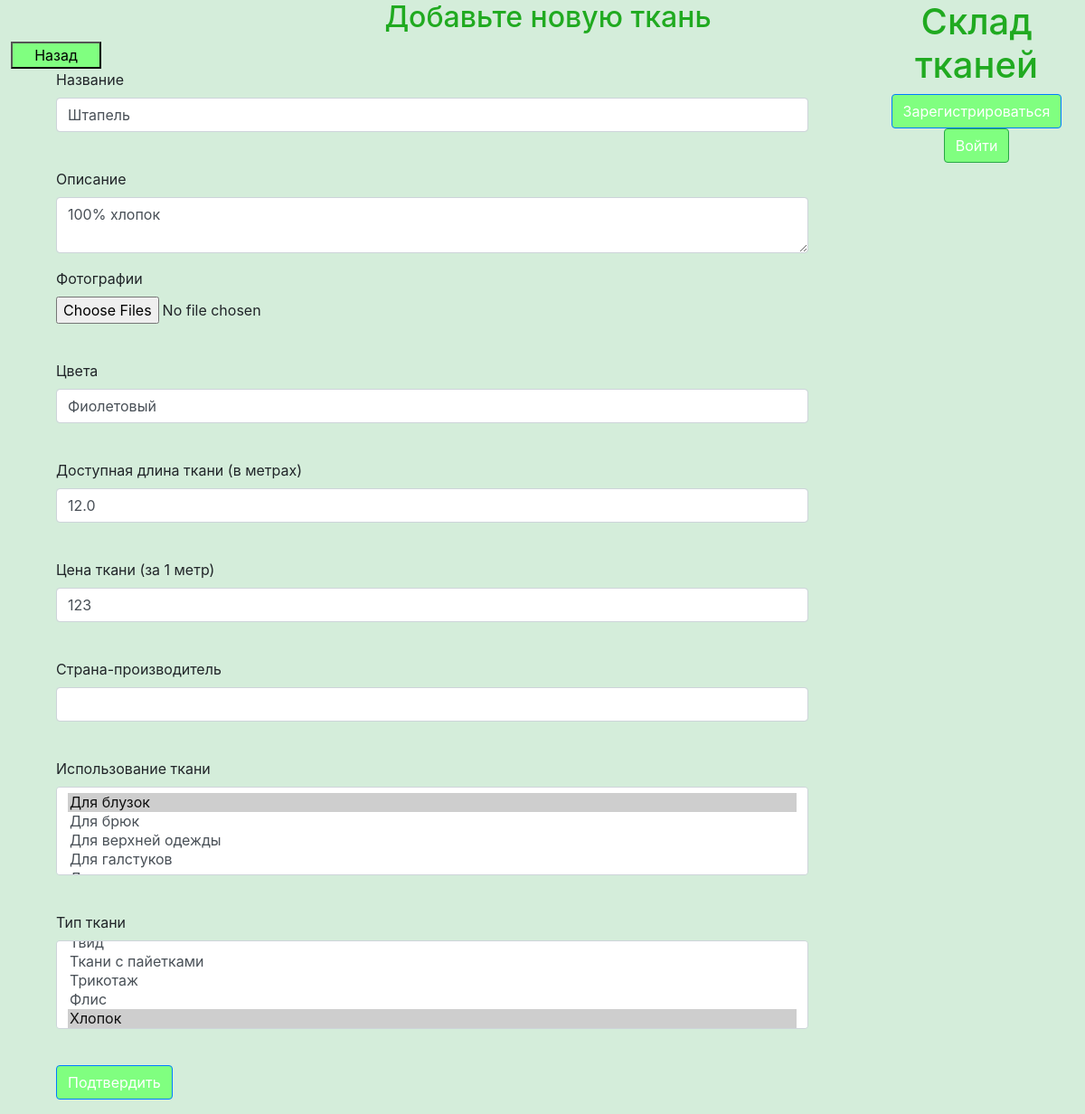
Page /2 on the earlier database version.
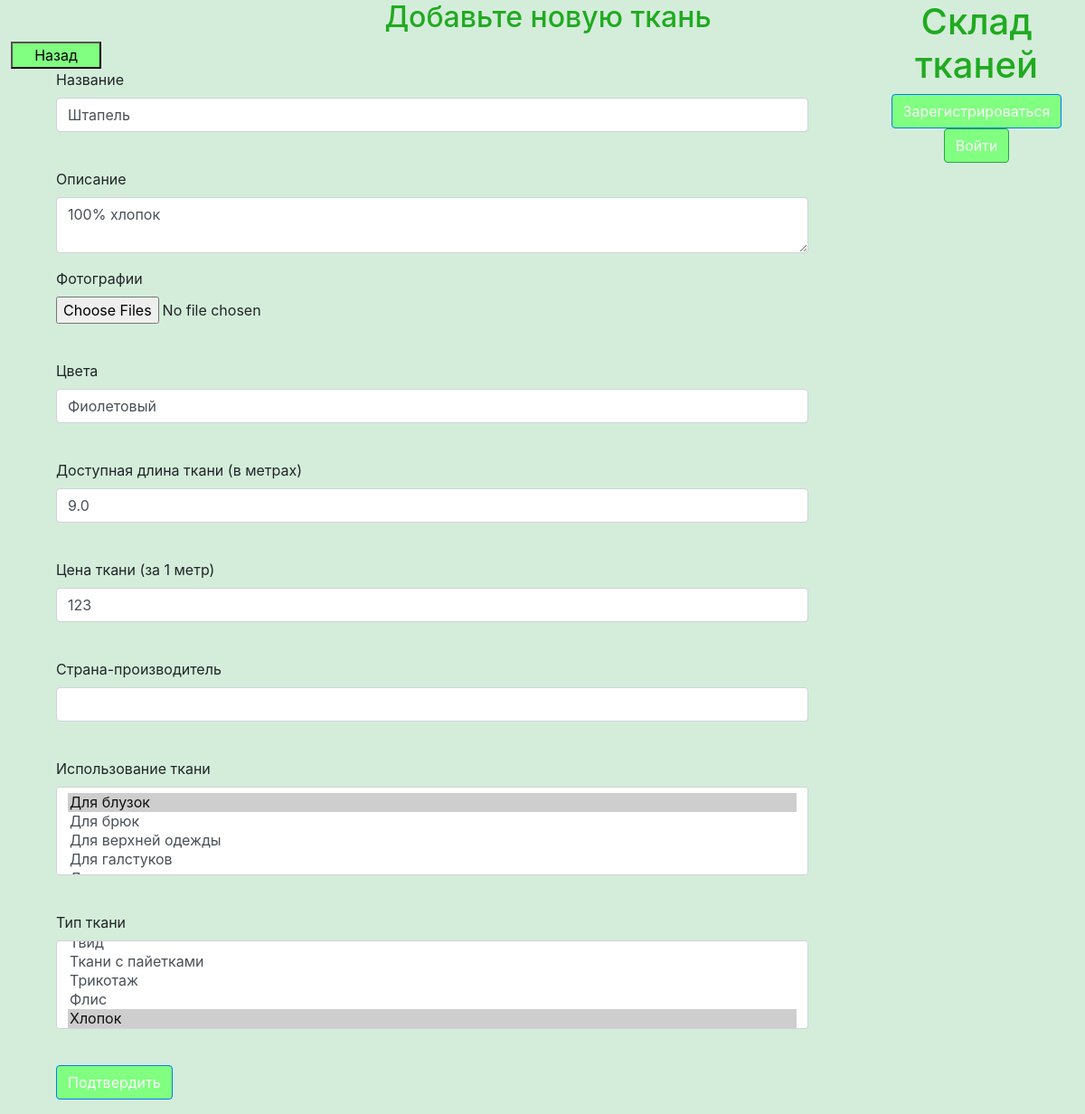
Same page on the later database version.
### data/models/cloths.py (models this page shows, shortened)
class Cloth(SqlAlchemyBase, SerializerMixin):
    __tablename__ = 'cloths'
    id = sqlalchemy.Column(sqlalchemy.Integer, primary_key=True, autoincrement=True)
    title = sqlalchemy.Column(sqlalchemy.String, nullable=False)
    description = sqlalchemy.Column(sqlalchemy.String(10000), nullable=False)
    """Ссылки на изображения на сервере, разделены ';'"""
    images_links = sqlalchemy.Column(sqlalchemy.String(1000), nullable=False)
    colors = sqlalchemy.Column(sqlalchemy.String, nullable=False)
    length = sqlalchemy.Column(sqlalchemy.Float, nullable=False)
    price = sqlalchemy.Column(sqlalchemy.Integer, nullable=False)
    date = sqlalchemy.Column(sqlalchemy.Date)
    country_id = sqlalchemy.Column(sqlalchemy.ForeignKey('countries.id'))
    cloth_type_id = sqlalchemy.Column(sqlalchemy.String)
    cloth_type_by_usage_id = sqlalchemy.Column(sqlalchemy.String)

### main.py (the view, shortened to what this page needs)
@login_required
@administrator_required
@app.route('/<int:cloth_id>', methods=['GET', 'POST'])
def edit_cloth(cloth_id):
    form = AddClothForm()
    if request.method == "GET":
        session = db_session.create_session()
        cloth = session.query(Cloth).filter(Cloth.id == cloth_id).first()
        if cloth:
            usages_id = [usage_id for usage_id in cloth.cloth_type_by_usage_id.split(DIVISOR)]
            types_id = [type_id for type_id in cloth.cloth_type_id.split(DIVISOR)]
            form.title.data = cloth.title
            form.description.data = cloth.description
            form.colors.data = cloth.colors
            form.length.data = cloth.length
            form.price.data = cloth.price
            form.usage.data = usages_id
            form.type.data = types_id
            country = session.query(Country).filter(Country.title == cloth.country_id).first()
            form.country.data = country
        else:
            abort(404)
    return render_template('add_cloth.html', title='Редактирование ткани', form=form)

### data/forms.py
class AddClothForm(FlaskForm):
    DB_NAME = 'Main'
    global_init(f'db/{DB_NAME}.sqlite')
    session = create_session()
    types = [(str(type_.id), type_.title) for type_ in session.query(TypesCloths).all()]
    usages = [(str(usage.id), usage.title) for usage in session.query(TypesClothsByUsage).all()]
    title = StringField('Название', validators=[DataRequired()])
    description = TextAreaField('Описание', validators=[DataRequired()])
    images = MultipleFileField('Фотографии')
    colors = StringField('Цвета', validators=[DataRequired()])
    length = FloatField('Доступная длина ткани (в метрах)', validators=[DataRequired()])
    price = IntegerField('Цена ткани (за 1 метр)', validators=[DataRequired()])
    country = StringField('Страна-производитель', validators=[DataRequired()])
    usage = SelectMultipleField(
        'Использование ткани', choices=usages, validators=[DataRequired()])
    type = SelectMultipleField(
        'Тип ткани', choices=types, validators=[DataRequired()])
    submit = SubmitField('Подтвердить')

### data/db_session.py (called while the page is built)
def create_session() -> Session:
    global __factory
    return __factory()

### templates/add_cloth.html (shortened to what this page needs)
{% extends "base.html" %}
{% block main %}
<center>
    <h2>Добавьте новую ткань</h2>
</center>
<input id="back" type="button" onclick="history.back();" value="Назад"/><br>
<form action="" method="post" novalidate style="margin-left: 50px;" enctype="multipart/form-data">
    <p>
        {{ form.title.label }}<br>
        {{ form.title(class="form-control") }}<br>
    </p>
    <p>
        {{ form.description.label }}<br>
        {{ form.description(class="form-control") }}
    </p>
    <p>
        {{ form.images.label }}<br>
        {{ form.images(class="form-control-file") }}<br>
    </p>
    <p>
        {{ form.colors.label }}<br>
        {{ form.colors(class="form-control") }}<br>
    </p>
    <p>
        {{ form.length.label }}<br>
        {{ form.length(class="form-control") }}<br>
    </p>
    <p>
        {{ form.price.label }}<br>
        {{ form.price(class="form-control") }}<br>
    </p>
    <p>
        {{ form.country.label }}<br>
        {{ form.country(class="form-control") }}<br>
    </p>
    <p>
        {{ form.usage.label }}<br>
        {{ form.usage(class="form-control") }}<br>
    </p>
    <p>
        {{ form.type.label }}<br>
        {{ form.type(class="form-control") }}<br>
    </p>
    <p>{{ form.submit(type="submit", class="btn btn-primary") }}</p>
</form>
{% endblock %}

### templates/base.html
{% extends "base_without_auth_block.html" %}
{% block authorization %}
<div class="container text-center" id="auth_block">
    <div align="center">
        <h1>Склад тканей</h1>
        {% if current_user.is_authenticated %}
        <a class="navbar-brand" href="/logout">Выход</a>
        <a class="navbar-brand" href="/order">{{ current_user.surname }} {{ current_user.name }}</a>
        {% else %}
        <p>
            <a class="btn btn-primary " id="register" href="/register">Зарегистрироваться</a>
            <a class="btn btn-success" id="login" href="/login">Войти</a>
        </p>
        {% endif %}
    </div>
</div>
{% endblock %}

### templates/base_without_auth_block.html (shortened to what this page needs)
<!DOCTYPE html>
<html lang="en">
<head>
    <link rel="stylesheet"
          href="https://stackpath.bootstrapcdn.com/bootstrap/4.4.1/css/bootstrap.min.css"
>
    <link rel="stylesheet"
          type="text/css"
          href="../static/css/style_v40.css"/>
</head>
<body>
{% block authorization %}
{% endblock %}
{% block main %}
{% endblock %}
</body>

### static/css/style_v40.css (style rules this page uses)
body { background-color: #d4edda; margin-left: 1%; }
#login { background-color: #80ff80; }
#register { background-color: #80ff80; }
#auth_block { width: 20%; position: absolute; right: 0; }
h1 { color: #20aa20; }
h2 { color: #20aa20; }
form { width: 70%; }
#back { width: 100px; height: 30px; background-color: #80ff80; }
a { color: #20aa20; cursor: pointer; text-decoration: none; }
.btn-primary { background-color: #80ff80; }

Differences in the rows shown:
changed Cloth "Штапель": length "12.0" → "9.0"
